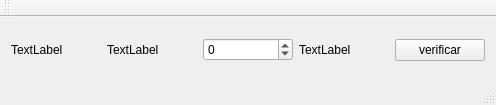
<?xml version="1.0" encoding="UTF-8"?>
<ui version="4.0">
 <class>MainWindow</class>
 <widget class="QMainWindow" name="MainWindow">
  <property name="geometry">
   <rect>
    <x>0</x>
    <y>0</y>
    <width>496</width>
    <height>105</height>
   </rect>
  </property>
  <property name="windowTitle">
   <string>Secuencia</string>
  </property>
  <widget class="QWidget" name="centralWidget">
   <layout class="QHBoxLayout" name="horizontalLayout">
    <item>
     <widget class="QLabel" name="label">
      <property name="text">
       <string>TextLabel</string>
      </property>
     </widget>
    </item>
    <item>
     <widget class="QLabel" name="label_2">
      <property name="text">
       <string>TextLabel</string>
      </property>
     </widget>
    </item>
    <item>
     <widget class="QSpinBox" name="spinBox">
      <property name="minimum">
       <number>-9999999</number>
      </property>
      <property name="maximum">
       <number>9999999</number>
      </property>
     </widget>
    </item>
    <item>
     <widget class="QLabel" name="label_3">
      <property name="text">
       <string>TextLabel</string>
      </property>
     </widget>
    </item>
    <item>
     <widget class="QPushButton" name="pushButton">
      <property name="text">
       <string>verificar</string>
      </property>
     </widget>
    </item>
   </layout>
  </widget>
  <widget class="QMenuBar" name="menuBar">
   <property name="geometry">
    <rect>
     <x>0</x>
     <y>0</y>
     <width>496</width>
     <height>25</height>
    </rect>
   </property>
  </widget>
  <widget class="QToolBar" name="mainToolBar">
   <attribute name="toolBarArea">
    <enum>TopToolBarArea</enum>
   </attribute>
   <attribute name="toolBarBreak">
    <bool>false</bool>
   </attribute>
  </widget>
  <widget class="QStatusBar" name="statusBar"/>
 </widget>
 <layoutdefault spacing="6" margin="11"/>
 <resources/>
 <connections/>
</ui>
